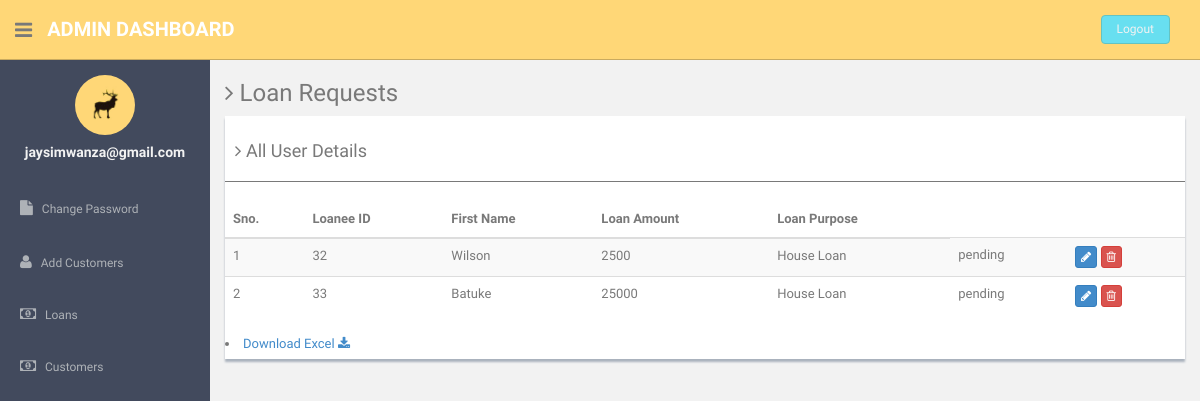
Screenshot of /loginsystem/admin/Loans.php (signed in) with the database file from the repository.
### tables this page shows
CREATE TABLE `loan` (
  `id` int(11) NOT NULL,
  `user_id` int(11) NOT NULL,
  `fname` varchar(255) NOT NULL,
  `lamount` double NOT NULL,
  `lpurpose` text NOT NULL,
  `payable` double NOT NULL,
  `status` tinyint(1) NOT NULL
);

### loginsystem/admin/Loans.php (the view, shortened to what this page needs)
<?php
include'dbconnection.php';
if (strlen($_SESSION['id']==0)) {
  header('location:logout.php');
  } else{
?><!DOCTYPE html>
<html lang="en">
  <head>
    <link href="assets/css/bootstrap.css" rel="stylesheet">
    <link href="assets/font-awesome/css/font-awesome.css" rel="stylesheet" />
    <link href="assets/css/style.css" rel="stylesheet">
    <link href="assets/css/style-responsive.css" rel="stylesheet">
  </head>
  <body>
  <section id="container" >
      <header class="header black-bg">
              <div class="sidebar-toggle-box">
                  <div class="fa fa-bars tooltips" data-placement="right" data-original-title="Toggle Navigation"></div>
              </div>
            <a href="#" class="logo"><b>Admin Dashboard</b></a>
            <div class="top-menu">
              <ul class="nav pull-right top-menu">
                    <li><a class="logout" href="logout.php">Logout</a></li>
              </ul>
            </div>
        </header>
      <aside>
          <div id="sidebar"  class="nav-collapse ">
              <ul class="sidebar-menu" id="nav-accordion">
                  <p class="centered"><a href="#"><img src="assets/img/ui-sam.jpg" class="img-circle" width="60"></a></p>
                  <h5 class="centered"><?php echo $_SESSION['login'];?></h5>
                  <li class="mt">
                      <a href="change-password.php">
                          <i class="fa fa-file"></i>
                          <span>Change Password</span>
                      </a>
                  </li>
                    <li class="sub-menu">
                      <a href="add.php" >
                          <i class="fa fa-user"></i>
                          <span>Add Customers</span>
                      </a>
                  </li>
                   <li class="sub-menu">
                      <a href="Loans.php" >
                          <i class="fa fa-money"></i>
                          <span>Loans</span>
                      </a>
                       <li class="sub-menu">
                      <a href="customers.php" >
                          <i class="fa fa-money"></i>
                          <span>Customers</span>
                      </a>
                  </li>
                  </li>
              </ul>
          </div>
      </aside>
      <section id="main-content">
          <section class="wrapper">
            <h3><i class="fa fa-angle-right"></i> Loan Requests</h3>
        <div class="row">
                  <div class="col-md-12">
                      <div class="content-panel">
                          <table class="table table-striped table-advance table-hover">
                            <h4><i class="fa fa-angle-right"></i> All User Details </h4>
                            <hr>
                              <thead>
                              <tr>
                                  <th>Sno.</th>
                                      <th>Loanee ID</th>
                                  <th class="hidden-phone">First Name</th>
                                  <th>Loan Amount</th>
                                  <th>Loan Purpose</th>
                              </tr>
                              </thead>
                              <tbody>
                              <?php
                              $ret=mysqli_query($con,"select * from loan");
                $cnt=1;
                while($row=mysqli_fetch_array($ret))
                {?>
                              <tr>
                              <td><?php echo $cnt;?></td>
                                 <td><?php echo $row['user_id'];?></td>
                                  <td><?php echo $row['fname'];?></td>
                                  <td><?php echo $row['lamount'];?></td>
                                  <td><?php echo $row['lpurpose'];?></td>
                                  <td><?php if($row['status']==0){echo 'pending';}elseif($row['status']==1){
                                    echo 'Approved';
                                  }elseif($row['status']==2) {
                                    echo'Rejected';
                                  }else{
                                    echo'Error';
                                  };?></td>
                                  <td>
                                     <a href="updatestatus.php?uid=<?php echo $row['id'];?>">
                                     <button class="btn btn-primary btn-xs"><i class="fa fa-pencil"></i></button></a>
                                     <a href="Loans.php?id=<?php echo $row['id'];?>">
                                     <button class="btn btn-danger btn-xs" onClick="return confirm('Do you really want to delete');"><i class="fa fa-trash-o "></i></button></a>
                                  </td>
                              </tr>
                              <?php $cnt=$cnt+1; }?>
                              </tbody>
                          </table>
                            <li>
                        <a href="export.php">Download Excel <i class="fa fa-download"></i></a>
                    </li>
                      </div>
                  </div>
              </div>
    </section>
      </section
  ></section>
  </body>
</html>
<?php } ?>

### loginsystem/admin/assets/css/style.css (style rules this page uses)
body { color: #797979; background: #f2f2f2; font-family: 'Ruda', sans-serif; padding: 0px !important; margin: 0px !important; font-size:13px; }
ul li { list-style: none; }
a, a:hover, a:focus { text-decoration: none; outline: none; }
#container { width: 100%; height: 100%; }
hr { margin-top: 20px; margin-bottom: 20px; border: 0; border-top: 1px solid #797979; }
.centered { text-align: center; }
.mt { margin-top: 25px; }
ul.top-menu > li > .logout { color: #f2f2f2; font-size: 12px; border-radius: 4px; -webkit-border-radius: 4px; border: 1px solid #64c3c2 !important; padding: 5px 15px; margin-right: 15px; background: #68dff0; margin-top: 15px; }
#sidebar { width: 210px; height: 100%; position: fixed; background: #424a5d; }
#sidebar h5 { color: #f2f2f2; font-weight: 700; }
#sidebar ul li { position: relative; }
ul.sidebar-menu , ul.sidebar-menu li ul.sub { margin: -2px 0 0; padding: 0; }
ul.sidebar-menu { margin-top: 75px; }
ul.sidebar-menu li { margin-bottom: 5px; margin-left:10px; margin-right:10px; }
ul.sidebar-menu li.sub-menu { line-height: 15px; }
ul.sidebar-menu li a span { display: inline-block; }
ul.sidebar-menu li a { color: #aeb2b7; text-decoration: none; display: block; padding: 15px 0 15px 10px; font-size: 12px; outline: none; -webkit-transition: all 0.3s ease; -moz-transition: all 0.3s ease; -o-transition: all 0.3s ease; -ms-transition: all 0.3s ease; transition: all 0.3s ease; }
ul.sidebar-menu li a i { font-size: 15px; padding-right: 6px; }
#main-content { margin-left: 210px; }
.header, .footer { min-height: 60px; padding: 0 15px; }
.header { position: fixed; left: 0; right: 0; z-index: 1002; }
.black-bg { background: #ffd777; border-bottom: 1px solid #c9aa5f; }
.wrapper { display: inline-block; margin-top: 60px; padding-left: 15px; padding-right: 15px; padding-bottom: 15px; padding-top: 0px; width: 100%; }
a.logo { font-size: 20px; color: #ffffff; float: left; margin-top: 15px; text-transform: uppercase; }
a.logo b { font-weight: 900; }
#top_menu .nav > li, ul.top-menu > li { float: left; }
ul.top-menu > li > a { color: #666666; font-size: 16px; border-radius: 4px; -webkit-border-radius: 4px; border:1px solid #666666 !important; padding: 2px 6px; margin-right: 15px; }
.sidebar-toggle-box { float: left; padding-right: 15px; margin-top: 20px; }
.sidebar-toggle-box .fa-bars { cursor: pointer; display: inline-block; font-size: 20px; }
.content-panel { background: #ffffff; box-shadow: 0px 3px 2px #aab2bd; padding-top: 15px; padding-bottom: 5px; }
.content-panel h4 { margin-left: 10px; }

### rows the page displays
loan: user "32", fname "Wilson", lamount "2500", lpurpose "House Loan", status "pending"
loan: user "33", fname "Batuke", lamount "25000", lpurpose "House Loan", status "pending"

### other values shown
$_SESSION['login'] "jaysimwanza@gmail.com"
